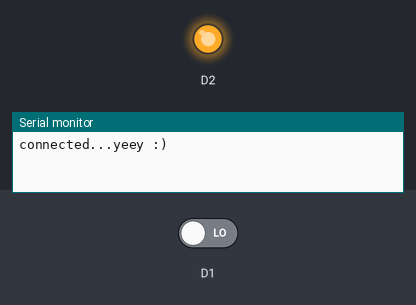
A sketch run on a simulated ESP8266 (NodeMCU). Parts: output pins drawn as LEDs (lit = HIGH), the last lines printed to the serial monitor. Inputs (shaded band) come from the test bench; at power-on: D1 LOW. WiFi joins after 1.5 s; servers stay silent unless stated; web services answer with replies made up by the test bench.

Above: at 2.7 s.
2.8 s: D1 driven HIGH
At 2.9 s:
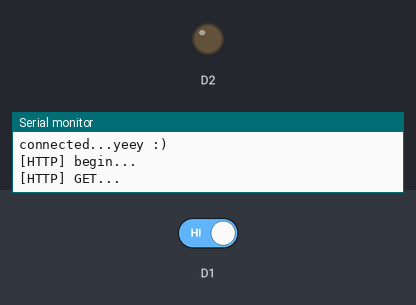
Timing chart, 0 to 5.8 s (numbered marks = the images above; inputs shaded):
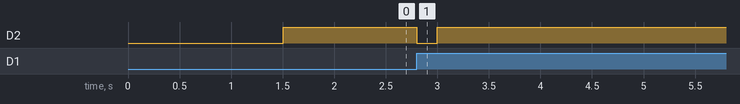

Measured:
- after the input at 2.8 s, D2: HIGH → LOW at once, → HIGH 0.20 s later

The sketch:

Main.ino
```cpp
#include <ESP8266WiFi.h>          //https://github.com/esp8266/Arduino

//needed for library
#include <DNSServer.h>
#include <ESP8266WebServer.h>
#include "WiFiManager.h"          //https://github.com/tzapu/WiFiManager
#include <ESP8266HTTPClient.h>
int buttonState = 0;
int readyState = 0;
void configModeCallback (WiFiManager *myWiFiManager) {
  Serial.println("Entered config mode");
  Serial.println(WiFi.softAPIP());
  //if you used auto generated SSID, print it
  Serial.println(myWiFiManager->getConfigPortalSSID());
}

void setup() {
  // put your setup code here, to run once:
  Serial.begin(115200);
  pinMode(D2, OUTPUT);
  pinMode(D1, INPUT);
  //WiFiManager
  //Local intialization. Once its business is done, there is no need to keep it around
  WiFiManager wifiManager;
  //reset settings - for testing
  //wifiManager.resetSettings();

  //set callback that gets called when connecting to previous WiFi fails, and enters Access Point mode
  wifiManager.setAPCallback(configModeCallback);

  //fetches ssid and pass and tries to connect
  //if it does not connect it starts an access point with the specified name
  //here  "AutoConnectAP"
  //and goes into a blocking loop awaiting configuration
  if(!wifiManager.autoConnect()) {
    Serial.println("failed to connect and hit timeout");
    //reset and try again, or maybe put it to deep sleep
    ESP.reset();
    delay(1000);
  }

  //if you get here you have connected to the WiFi
  Serial.println("connected...yeey :)");
  readyState = 1;
  digitalWrite(D2, HIGH);
}

void makeRequest(){
  HTTPClient http;
  Serial.print("[HTTP] begin...\n");
  http.begin("http://maker.ifttt.com/trigger/button_pressed/with/key/dnZFBpYIBLexQjFcj2zXb33bEQnB5xQaiRrrSEa1-_s");
  Serial.print("[HTTP] GET...\n");
  //http.addHeader("Content-Type", "text/plain");
  int httpCode = http.GET();
  if(httpCode > 0) {
     // HTTP header has been send and Server response header has been handled
     Serial.printf("[HTTP] GET... code: %d\n", httpCode);

     // file found at server
     if(httpCode == HTTP_CODE_OK) {
        String payload = http.getString();
        Serial.println(payload);
            }
     } else {
       Serial.printf("[HTTP] GET... failed, error: %s\n", http.errorToString(httpCode).c_str());
   }
  http.end();
  digitalWrite(D2, HIGH);
}

void loop() {
  // put your main code here, to run repeatedly:
  int previousButtonState = buttonState;
  buttonState = digitalRead(D1);
  if(readyState && previousButtonState != buttonState)
  {
    digitalWrite(D2, LOW);
    makeRequest();
  }

}
```
